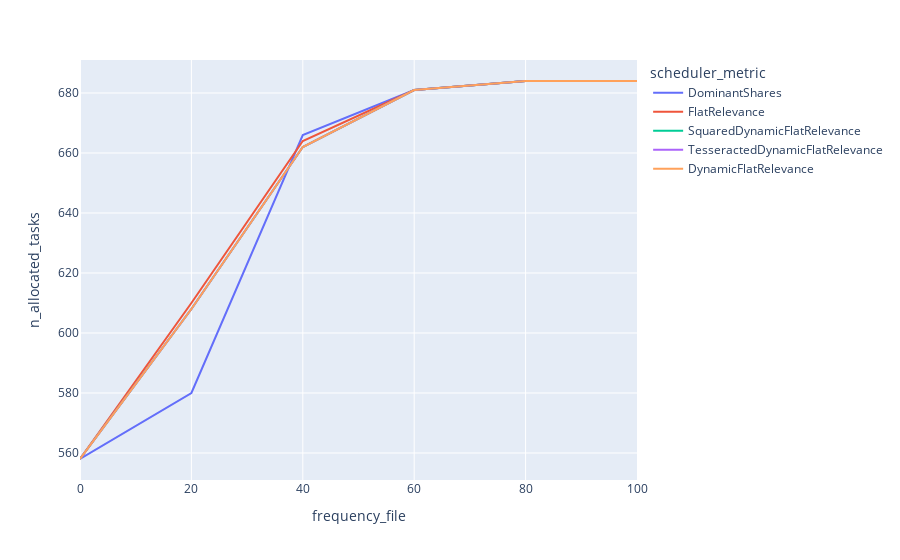

Notebook code for this chart:
### Markdown cell above
#### Time-based Budget Unlocking - comparison of different metrics
- N = 1000

### Code cell
q3 = df.query("scheduler_n == 1000").sort_values(["frequency_file"])
px.line(q3, x="frequency_file", y="n_allocated_tasks", color='scheduler_metric')

### Figure 1 — Plotly figure (JSON) as saved in the notebook; plotly's stock layout.template omitted (floating-point values rounded to 4 significant figures)
{"data": [{"hovertemplate": "scheduler_metric=DominantShares<br>frequency_file=%{x}<br>n_allocated_tasks=%{y}<extra></extra>", "legendgroup": "DominantShares", "line": {"color": "#636efa", "dash": "solid"}, "marker": {"symbol": "circle"}, "mode": "lines", "name": "DominantShares", "orientation": "v", "showlegend": true, "type": "scatter", "x": [0, 20, 40, 60, 80, 100], "xaxis": "x", "y": [558, 580, 666, 681, 684, 684], "yaxis": "y"}, {"hovertemplate": "scheduler_metric=FlatRelevance<br>frequency_file=%{x}<br>n_allocated_tasks=%{y}<extra></extra>", "legendgroup": "FlatRelevance", "line": {"color": "#EF553B", "dash": "solid"}, "marker": {"symbol": "circle"}, "mode": "lines", "name": "FlatRelevance", "orientation": "v", "showlegend": true, "type": "scatter", "x": [0, 20, 40, 60, 80, 100], "xaxis": "x", "y": [558, 610, 664, 681, 684, 684], "yaxis": "y"}, {"hovertemplate": "scheduler_metric=SquaredDynamicFlatRelevance<br>frequency_file=%{x}<br>n_allocated_tasks=%{y}<extra></extra>", "legendgroup": "SquaredDynamicFlatRelevance", "line": {"color": "#00cc96", "dash": "solid"}, "marker": {"symbol": "circle"}, "mode": "lines", "name": "SquaredDynamicFlatRelevance", "orientation": "v", "showlegend": true, "type": "scatter", "x": [0, 20, 40, 60, 80, 100], "xaxis": "x", "y": [558, 608, 662, 681, 684, 684], "yaxis": "y"}, {"hovertemplate": "scheduler_metric=TesseractedDynamicFlatRelevance<br>frequency_file=%{x}<br>n_allocated_tasks=%{y}<extra></extra>", "legendgroup": "TesseractedDynamicFlatRelevance", "line": {"color": "#ab63fa", "dash": "solid"}, "marker": {"symbol": "circle"}, "mode": "lines", "name": "TesseractedDynamicFlatRelevance", "orientation": "v", "showlegend": true, "type": "scatter", "x": [0, 20, 40, 60, 80, 100], "xaxis": "x", "y": [558, 608, 662, 681, 684, 684], "yaxis": "y"}, {"hovertemplate": "scheduler_metric=DynamicFlatRelevance<br>frequency_file=%{x}<br>n_allocated_tasks=%{y}<extra></extra>", "legendgroup": "DynamicFlatRelevance", "line": {"color": "#FFA15A", "dash": "solid"}, "marker": {"symbol": "circle"}, "mode": "lines", "name": "DynamicFlatRelevance", "orientation": "v", "showlegend": true, "type": "scatter", "x": [0, 20, 40, 60, 80, 100], "xaxis": "x", "y": [558, 608, 662, 681, 684, 684], "yaxis": "y"}], "layout": {"legend": {"title": {"text": "scheduler_metric"}, "tracegroupgap": 0}, "margin": {"t": 60}, "xaxis": {"anchor": "y", "domain": [0, 1], "title": {"text": "frequency_file"}}, "yaxis": {"anchor": "x", "domain": [0, 1], "title": {"text": "n_allocated_tasks"}}}}
